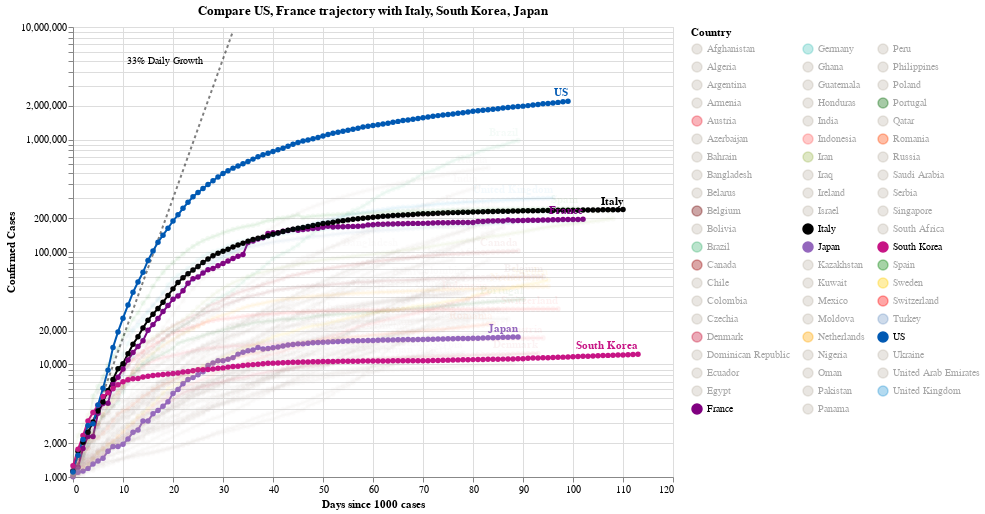

Notebook source saved alongside this figure:
### Code cell
#hide_input
chart3 = make_since_chart(['US', 'France'])
chart3

### Figure 1 — Vega-Lite specification as saved in the notebook (floating-point values rounded to 4 significant figures; data arrays with more than 128 entries replaced by an {"elided": "..."} marker saying what was removed)
{"config": {"view": {"continuousWidth": 400, "continuousHeight": 300}}, "layer": [{"mark": {"type": "line", "color": "black", "opacity": 0.5, "strokeDash": [3, 3]}, "encoding": {"x": {"type": "quantitative", "field": "Days since 1000 cases"}, "y": {"type": "quantitative", "field": "Confirmed Cases"}}}, {"mark": {"type": "text", "align": "right", "dx": -30, "dy": 30, "fontSize": 10, "text": "33% Daily Growth"}, "encoding": {"x": {"type": "quantitative", "field": "Days since 1000 cases"}, "y": {"type": "quantitative", "field": "Confirmed Cases"}}, "transform": [{"filter": "(datum['Days since 1000 cases'] >= 32)"}]}, {"data": {"name": "data-fc326abb677c0a27d62757b5a066bce2"}, "mark": {"type": "line", "point": true}, "encoding": {"color": {"type": "nominal", "field": "Country", "legend": {"columns": 3, "symbolLimit": 62}, "scale": {"domain": ["Afghanistan", "Algeria", "Argentina", "Armenia", "Austria", "Azerbaijan", "Bahrain", "Bangladesh", "Belarus", "Belgium", "Bolivia", "Brazil", "Canada", "Chile", "Colombia", "Czechia", "Denmark", "Dominican Republic", "Ecuador", "Egypt", "France", "Germany", "Ghana", "Guatemala", "Honduras", "India", "Indonesia", "Iran", "Iraq", "Ireland", "Israel", "Italy", "Japan", "Kazakhstan", "Kuwait", "Mexico", "Moldova", "Netherlands", "Nigeria", "Oman", "Pakistan", "Panama", "Peru", "Philippines", "Poland", "Portugal", "Qatar", "Romania", "Russia", "Saudi Arabia", "Serbia", "Singapore", "South Africa", "South Korea", "Spain", "Sweden", "Switzerland", "Turkey", "US", "Ukraine", "United Arab Emirates", "United Kingdom"], "range": ["#C1B7AD", "#C1B7AD", "#C1B7AD", "#C1B7AD", "#ED2939", "#C1B7AD", "#C1B7AD", "#C1B7AD", "#C1B7AD", "#6f0000", "#C1B7AD", "mediumseagreen", "#990000", "#C1B7AD", "#C1B7AD", "#C1B7AD", "#C60C30", "#C1B7AD", "#C1B7AD", "#C1B7AD", "purple", "#4DC6BD", "#C1B7AD", "#C1B7AD", "#C1B7AD", "#C1B7AD", "#FF6666", "#A1BA59", "#C1B7AD", "#C1B7AD", "#C1B7AD", "black", "#9467bd", "#C1B7AD", "#C1B7AD", "#C1B7AD", "#C1B7AD", "orange", "#C1B7AD", "#C1B7AD", "#C1B7AD", "#C1B7AD", "#C1B7AD", "#C1B7AD", "#C1B7AD", "#006600", "#C1B7AD", "#FF4500", "#C1B7AD", "#C1B7AD", "#C1B7AD", "#C1B7AD", "#C1B7AD", "#C71585", "green", "#FFCD00", "#ff0000", "#7499c7", "#0059B3", "#C1B7AD", "#C1B7AD", "#2495D3"]}}, "opacity": {"condition": {"value": 1, "selection": "selector003"}, "value": 0.05}, "tooltip": [{"type": "nominal", "field": "Country"}, {"type": "temporal", "field": "Date"}, {"type": "quantitative", "field": "Confirmed Cases"}, {"type": "quantitative", "field": "Days since 1000 cases"}], "x": {"type": "quantitative", "field": "Days since 1000 cases"}, "y": {"type": "quantitative", "field": "Confirmed Cases", "scale": {"type": "log"}}}, "height": 450, "selection": {"selector003": {"type": "multi", "fields": ["Country"], "bind": "legend", "init": [{"Country": "US"}, {"Country": "France"}, {"Country": "Italy"}, {"Country": "South Korea"}, {"Country": "Japan"}]}}, "width": 600}, {"data": {"name": "data-fc326abb677c0a27d62757b5a066bce2"}, "mark": {"type": "text", "align": "right", "dy": -8, "fontWeight": "bold"}, "encoding": {"color": {"type": "nominal", "field": "Country", "legend": {"columns": 3, "symbolLimit": 62}, "scale": {"domain": ["Afghanistan", "Algeria", "Argentina", "Armenia", "Austria", "Azerbaijan", "Bahrain", "Bangladesh", "Belarus", "Belgium", "Bolivia", "Brazil", "Canada", "Chile", "Colombia", "Czechia", "Denmark", "Dominican Republic", "Ecuador", "Egypt", "France", "Germany", "Ghana", "Guatemala", "Honduras", "India", "Indonesia", "Iran", "Iraq", "Ireland", "Israel", "Italy", "Japan", "Kazakhstan", "Kuwait", "Mexico", "Moldova", "Netherlands", "Nigeria", "Oman", "Pakistan", "Panama", "Peru", "Philippines", "Poland", "Portugal", "Qatar", "Romania", "Russia", "Saudi Arabia", "Serbia", "Singapore", "South Africa", "South Korea", "Spain", "Sweden", "Switzerland", "Turkey", "US", "Ukraine", "United Arab Emirates", "United Kingdom"], "range": ["#C1B7AD", "#C1B7AD", "#C1B7AD", "#C1B7AD", "#ED2939", "#C1B7AD", "#C1B7AD", "#C1B7AD", "#C1B7AD", "#6f0000", "#C1B7AD", "mediumseagreen", "#990000", "#C1B7AD", "#C1B7AD", "#C1B7AD", "#C60C30", "#C1B7AD", "#C1B7AD", "#C1B7AD", "purple", "#4DC6BD", "#C1B7AD", "#C1B7AD", "#C1B7AD", "#C1B7AD", "#FF6666", "#A1BA59", "#C1B7AD", "#C1B7AD", "#C1B7AD", "black", "#9467bd", "#C1B7AD", "#C1B7AD", "#C1B7AD", "#C1B7AD", "orange", "#C1B7AD", "#C1B7AD", "#C1B7AD", "#C1B7AD", "#C1B7AD", "#C1B7AD", "#C1B7AD", "#006600", "#C1B7AD", "#FF4500", "#C1B7AD", "#C1B7AD", "#C1B7AD", "#C1B7AD", "#C1B7AD", "#C71585", "green", "#FFCD00", "#ff0000", "#7499c7", "#0059B3", "#C1B7AD", "#C1B7AD", "#2495D3"]}}, "opacity": {"condition": {"value": 1, "selection": "selector003"}, "value": 0.05}, "text": {"type": "nominal", "field": "Country"}, "tooltip": [{"type": "nominal", "field": "Country"}, {"type": "temporal", "field": "Date"}, {"type": "quantitative", "field": "Confirmed Cases"}, {"type": "quantitative", "field": "Days since 1000 cases"}], "x": {"type": "quantitative", "field": "Days since 1000 cases"}, "y": {"type": "quantitative", "field": "Confirmed Cases", "scale": {"type": "log"}}}, "height": 450, "transform": [{"filter": "(datum['Date'] >= 1592438400000)"}], "width": 600}], "data": {"name": "data-ce6009c4a6afcf7a2518301f1d843fd3"}, "title": "Compare US, France trajectory with Italy, South Korea, Japan", "$schema": "https://vega.github.io/schema/vega-lite/v4.8.1.json", "datasets": {"data-ce6009c4a6afcf7a2518301f1d843fd3": [{"Days since 1000 cases": 0, "Confirmed Cases": 1000.0}, {"Days since 1000 cases": 1, "Confirmed Cases": 1330.0}, {"Days since 1000 cases": 2, "Confirmed Cases": 1769.0}, {"Days since 1000 cases": 3, "Confirmed Cases": 2353.0}, {"Days since 1000 cases": 4, "Confirmed Cases": 3129.0}, {"Days since 1000 cases": 5, "Confirmed Cases": 4162.0}, {"Days since 1000 cases": 6, "Confirmed Cases": 5535.0}, {"Days since 1000 cases": 7, "Confirmed Cases": 7361.0}, {"Days since 1000 cases": 8, "Confirmed Cases": 9791.0}, {"Days since 1000 cases": 9, "Confirmed Cases": 13020.0}, {"Days since 1000 cases": 10, "Confirmed Cases": 17320.0}, {"Days since 1000 cases": 11, "Confirmed Cases": 23030.0}, {"Days since 1000 cases": 12, "Confirmed Cases": 30640.0}, {"Days since 1000 cases": 13, "Confirmed Cases": 40740.0}, {"Days since 1000 cases": 14, "Confirmed Cases": 54190.0}, {"Days since 1000 cases": 15, "Confirmed Cases": 72070.0}, {"Days since 1000 cases": 16, "Confirmed Cases": 95860.0}, {"Days since 1000 cases": 17, "Confirmed Cases": 127500.0}, {"Days since 1000 cases": 18, "Confirmed Cases": 169600.0}, {"Days since 1000 cases": 19, "Confirmed Cases": 225500.0}, {"Days since 1000 cases": 20, "Confirmed Cases": 299900.0}, {"Days since 1000 cases": 21, "Confirmed Cases": 398900.0}, {"Days since 1000 cases": 22, "Confirmed Cases": 530600.0}, {"Days since 1000 cases": 23, "Confirmed Cases": 705600.0}, {"Days since 1000 cases": 24, "Confirmed Cases": 938500.0}, {"Days since 1000 cases": 25, "Confirmed Cases": 1248000.0}, {"Days since 1000 cases": 26, "Confirmed Cases": 1660000.0}, {"Days since 1000 cases": 27, "Confirmed Cases": 2208000.0}, {"Days since 1000 cases": 28, "Confirmed Cases": 2937000.0}, {"Days since 1000 cases": 29, "Confirmed Cases": 3906000.0}, {"Days since 1000 cases": 30, "Confirmed Cases": 5195000.0}, {"Days since 1000 cases": 31, "Confirmed Cases": 6909000.0}, {"Days since 1000 cases": 32, "Confirmed Cases": 9189000.0}], "data-fc326abb677c0a27d62757b5a066bce2": {"elided": "5093 records"}}}
